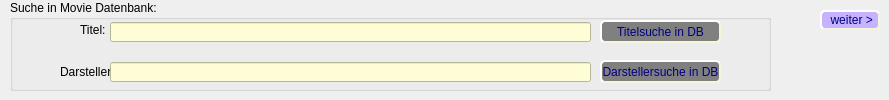
    <widget class="QWidget" name="stacked_db_abfrage">
     <widget class="QPushButton" name="Btn_stacked_next_3">
      <property name="geometry">
       <rect>
        <x>820</x>
        <y>10</y>
        <width>60</width>
        <height>20</height>
       </rect>
      </property>
      <property name="toolTip">
       <string>nächste ist IAFD Link Erstellung</string>
      </property>
      <property name="styleSheet">
       <string notr="true">QPushButton { 
	color: rgb(0, 0, 127);
	selection-background-color: rgb(255, 85, 0);
	background-color: rgb(198, 178, 255);
	border-style: outset;
	border-width: 2px;
	font: 10pt &quot;MS Shell Dlg 2&quot;;
	border-radius: 5px;
	border-color: beige;
}                   
QPushButton:enabled{
	background-color: rgb(198, 178, 255);
}                           
QPushButton:pressed{ 
	background: red;
}                            
QPushButton:disabled{                             
	background-color: gray;                
}
QPushButton:hover{
	background-color: rgb(255, 85, 255);
}   </string>
      </property>
      <property name="text">
       <string> weiter &gt;</string>
      </property>
     </widget>
     <widget class="QGroupBox" name="grpBox_suche_in_datenbank">
      <property name="geometry">
       <rect>
        <x>10</x>
        <y>0</y>
        <width>761</width>
        <height>91</height>
       </rect>
      </property>
      <property name="toolTip">
       <string>Suche nach Titel oder Performer in Datenbank </string>
      </property>
      <property name="title">
       <string>Suche in Movie Datenbank:</string>
      </property>
      <widget class="QLabel" name="lbldb_performer">
       <property name="geometry">
        <rect>
         <x>50</x>
         <y>62</y>
         <width>51</width>
         <height>20</height>
        </rect>
       </property>
       <property name="text">
        <string>Darsteller:</string>
       </property>
      </widget>
      <widget class="QLineEdit" name="lnEdit_db_performer">
       <property name="geometry">
        <rect>
         <x>100</x>
         <y>62</y>
         <width>481</width>
         <height>20</height>
        </rect>
       </property>
       <property name="styleSheet">
        <string notr="true">background-color: #FFFDD5;</string>
       </property>
       <property name="text">
        <string/>
       </property>
      </widget>
      <widget class="QLabel" name="lbldb_titel">
       <property name="geometry">
        <rect>
         <x>70</x>
         <y>22</y>
         <width>31</width>
         <height>16</height>
        </rect>
       </property>
       <property name="text">
        <string>Titel:</string>
       </property>
      </widget>
      <widget class="QLineEdit" name="lnEdit_db_titel">
       <property name="geometry">
        <rect>
         <x>100</x>
         <y>22</y>
         <width>481</width>
         <height>20</height>
        </rect>
       </property>
       <property name="styleSheet">
        <string notr="true">background-color: #FFFDD5;</string>
       </property>
       <property name="text">
        <string/>
       </property>
      </widget>
      <widget class="QPushButton" name="Btn_perfomsuche_in_DB">
       <property name="enabled">
        <bool>false</bool>
       </property>
       <property name="geometry">
        <rect>
         <x>590</x>
         <y>60</y>
         <width>121</width>
         <height>23</height>
        </rect>
       </property>
       <property name="toolTip">
        <string>Darstellersuche in der Movie Datenbank</string>
       </property>
       <property name="styleSheet">
        <string notr="true">QPushButton { 
	color: rgb(0, 0, 127);
	selection-background-color: rgb(255, 85, 0);
	background-color: rgb(198, 178, 255);
	border-style: outset;
	border-width: 2px;
	font:9pt &quot;MS Shell Dlg 2&quot;;
	border-radius: 5px;
	border-color: beige;
}                   
QPushButton:enabled{
	background-color: rgb(198, 178, 255);
}                           
QPushButton:pressed{ 
	background: red;
}                            
QPushButton:disabled{                             
	background-color: gray;                
}
QPushButton:hover{
	background-color: rgb(255, 85, 255);
}   </string>
       </property>
       <property name="text">
        <string>Darstellersuche in DB</string>
       </property>
      </widget>
      <widget class="QPushButton" name="Btn_Titelsuche_in_DB">
       <property name="enabled">
        <bool>false</bool>
       </property>
       <property name="geometry">
        <rect>
         <x>590</x>
         <y>20</y>
         <width>121</width>
         <height>23</height>
        </rect>
       </property>
       <property name="styleSheet">
        <string notr="true">QPushButton { 
	color: rgb(0, 0, 127);
	selection-background-color: rgb(255, 85, 0);
	background-color: rgb(198, 178, 255);
	border-style: outset;
	border-width: 2px;
	font:9pt &quot;MS Shell Dlg 2&quot;;
	border-radius: 5px;
	border-color: beige;
}                   
QPushButton:enabled{
	background-color: rgb(198, 178, 255);
}                           
QPushButton:pressed{ 
	background: red;
}                            
QPushButton:disabled{                             
	background-color: gray;                
}
QPushButton:hover{
	background-color: rgb(255, 85, 255);
}   </string>
       </property>
       <property name="text">
        <string>Titelsuche in DB</string>
       </property>
      </widget>
     </widget>
     <zorder>grpBox_suche_in_datenbank</zorder>
     <zorder>Btn_stacked_next_3</zorder>
    </widget>
